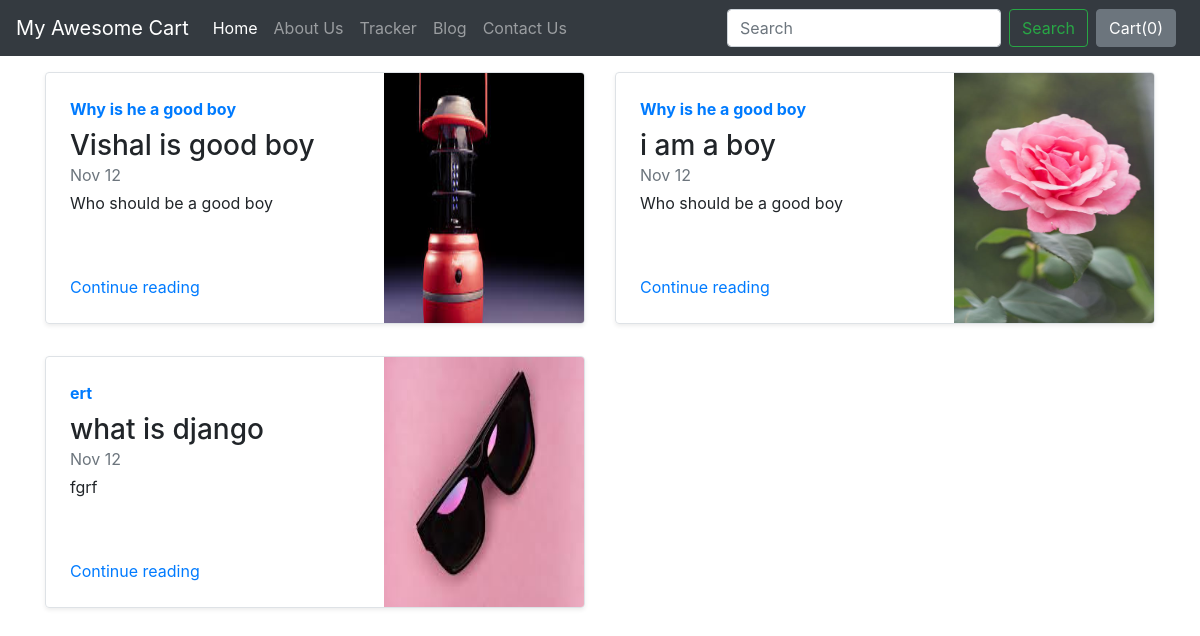
Screenshot of /blog/ with the database file from the repository.
### blog/models.py (models this page shows)
class Blogpost(models.Model):
    post_id = models.AutoField(primary_key=True)
    title = models.CharField(max_length=50)
    head0=models.CharField(max_length=500,default="")
    chead0 = models.CharField(max_length=5000, default="")
    head1 = models.CharField(max_length=500, default="")
    chead1 = models.CharField(max_length=5000, default="")
    head2 = models.CharField(max_length=500, default="")
    chead2 = models.CharField(max_length=5000, default="")
    pub_date = models.DateField()
    thumbnail=models.ImageField(upload_to="blog/images",default="")
    def __str__(self):
        return self.title

### blog/views.py (the view)
# urls.py: path("", views.index, name="blogHome"),
def index(request):
    mypost=Blogpost.objects.all()
    print(mypost)
    return render(request,'blog/index.html',{'mypost':mypost})

### blog/templates/blog/index.html
{% extends 'blog/basic.html' %}
{% block body %}
  <div class="container mt-3">
     <div class="row my-2">
     {% for item in mypost %}
    <div class="col-md-6">
      <div class="row no-gutters border rounded overflow-hidden flex-md-row mb-4 shadow-sm h-md-250 position-relative">
        <div class="col p-4 d-flex flex-column position-static">
          <strong class="d-inline-block mb-2 text-primary">{{item.head0}}</strong>
          <h3 class="mb-0">{{item.title}}</h3>
          <div class="mb-1 text-muted">Nov 12</div>
          <p class="card-text mb-auto">{{item.head1}}</p>
          <a href="blogpost/{{item.post_id}}" class="stretched-link">Continue reading</a>
        </div>
        <div class="col-auto d-none d-lg-block">
          <img src='/media/{{item.thumbnail}}'  class="bd-placeholder-img" width="200" height="250" xmlns="http://www.w3.org/2000/svg" preserveAspectRatio="xMidYMid slice" focusable="false" role="img" aria-label="Placeholder: Thumbnail"/></img>
        </div>
      </div>
    </div>
     {% if forloop.counter|divisibleby:2 %}
   </div><div class="row my-2">
    {% endif %}
    {% endfor %}
</div>
{% endblock %}

### rows the page displays
Blogpost: head0 "Why is he a good boy", title "Vishal is good boy", head1 "Who should be a good boy", thumbnail (picture)
Blogpost: head0 "Why is he a good boy", title "i am a boy", head1 "Who should be a good boy", thumbnail (picture)
Blogpost: head0 "ert", title "what is django", head1 "fgrf", thumbnail (picture)
